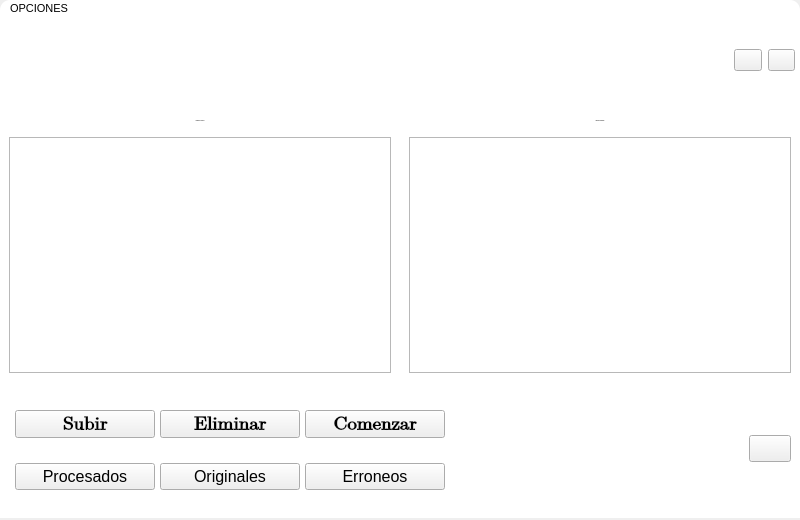
<?xml version="1.0" encoding="UTF-8"?>
<ui version="4.0">
 <class>Kenworth_KREI</class>
 <widget class="QMainWindow" name="Kenworth_KREI">
  <property name="geometry">
   <rect>
    <x>0</x>
    <y>0</y>
    <width>800</width>
    <height>520</height>
   </rect>
  </property>
  <property name="minimumSize">
   <size>
    <width>800</width>
    <height>520</height>
   </size>
  </property>
  <property name="maximumSize">
   <size>
    <width>800</width>
    <height>520</height>
   </size>
  </property>
  <property name="windowTitle">
   <string>KENWORTH KREI</string>
  </property>
  <property name="styleSheet">
   <string notr="true">#Kenworth_KREI{
min-width: 800px;
min-height:520px;
max-width: 800px;
max-height:520px;
}
#WPrincipal{
background-color: rgb(255, 255, 255);
}
[objectName^=&quot;btc_btc&quot;]{
background-color: transparent;
border-radius:none;
width:35px;
height:35px;
}
[objectName^=&quot;btc_btc&quot;]:hover{
background-color: rgb(64, 150, 216);
	color: rgb(0, 0, 0);
	border-radius:4px;
}
[objectName^=&quot;Tabla&quot;]{
	background-color: rgb(255, 255, 255);
	border: 1px solid;
}
[objectName^=&quot;txt&quot;]{
	font-family: Arial;
	color: rgb(0, 0, 0);
	font-size: 20px;
}
[objectName^=&quot;btn_btn&quot;]{
background-color: rgb(64, 150, 216);
	border-radius:4px;
	color: rgb(0, 0, 0);
	height:35px;
}
[objectName^=&quot;btn_btn&quot;]:hover{
background-color: rgb(69, 163, 235);
}
#menuBar{
background-color: rgb(255, 255, 255);
color: rgb(0, 0, 0);
border-top-left-radius: 10px;
border-top-right-radius: 10px;
}</string>
  </property>
  <widget class="QWidget" name="WPrincipal">
   <property name="minimumSize">
    <size>
     <width>800</width>
     <height>500</height>
    </size>
   </property>
   <property name="maximumSize">
    <size>
     <width>800</width>
     <height>500</height>
    </size>
   </property>
   <property name="styleSheet">
    <string notr="true"/>
   </property>
   <layout class="QVBoxLayout" name="verticalLayout_10">
    <property name="spacing">
     <number>0</number>
    </property>
    <property name="leftMargin">
     <number>0</number>
    </property>
    <property name="topMargin">
     <number>0</number>
    </property>
    <property name="rightMargin">
     <number>0</number>
    </property>
    <property name="bottomMargin">
     <number>0</number>
    </property>
    <item>
     <widget class="QWidget" name="WCabecera" native="true">
      <property name="minimumSize">
       <size>
        <width>0</width>
        <height>50</height>
       </size>
      </property>
      <property name="maximumSize">
       <size>
        <width>16777215</width>
        <height>50</height>
       </size>
      </property>
      <layout class="QHBoxLayout" name="horizontalLayout">
       <property name="spacing">
        <number>0</number>
       </property>
       <property name="leftMargin">
        <number>5</number>
       </property>
       <property name="topMargin">
        <number>0</number>
       </property>
       <property name="rightMargin">
        <number>0</number>
       </property>
       <property name="bottomMargin">
        <number>0</number>
       </property>
       <item>
        <widget class="QWidget" name="WLogo" native="true">
         <property name="minimumSize">
          <size>
           <width>200</width>
           <height>0</height>
          </size>
         </property>
         <property name="maximumSize">
          <size>
           <width>200</width>
           <height>16777215</height>
          </size>
         </property>
         <layout class="QVBoxLayout" name="verticalLayout_9">
          <property name="spacing">
           <number>0</number>
          </property>
          <property name="leftMargin">
           <number>0</number>
          </property>
          <property name="topMargin">
           <number>5</number>
          </property>
          <property name="rightMargin">
           <number>0</number>
          </property>
          <property name="bottomMargin">
           <number>5</number>
          </property>
          <item>
           <widget class="QLabel" name="lblLogoKWKREI">
            <property name="text">
             <string/>
            </property>
            <property name="pixmap">
             <pixmap>../Source/LOGOKREI.png</pixmap>
            </property>
            <property name="scaledContents">
             <bool>true</bool>
            </property>
           </widget>
          </item>
         </layout>
        </widget>
       </item>
       <item>
        <spacer name="horizontalSpacer">
         <property name="orientation">
          <enum>Qt::Horizontal</enum>
         </property>
         <property name="sizeHint" stdset="0">
          <size>
           <width>476</width>
           <height>20</height>
          </size>
         </property>
        </spacer>
       </item>
       <item>
        <widget class="QWidget" name="WBotonesSalida" native="true">
         <property name="minimumSize">
          <size>
           <width>75</width>
           <height>0</height>
          </size>
         </property>
         <property name="maximumSize">
          <size>
           <width>75</width>
           <height>16777215</height>
          </size>
         </property>
         <layout class="QHBoxLayout" name="horizontalLayout_10">
          <property name="rightMargin">
           <number>5</number>
          </property>
          <item>
           <widget class="QPushButton" name="btc_btc_Minimizar">
            <property name="cursor">
             <cursorShape>PointingHandCursor</cursorShape>
            </property>
            <property name="toolTip">
             <string>Minimizar</string>
            </property>
            <property name="text">
             <string/>
            </property>
            <property name="icon">
             <iconset>
              <normaloff>../Source/Icon_Minimize.png</normaloff>../Source/Icon_Minimize.png</iconset>
            </property>
            <property name="iconSize">
             <size>
              <width>30</width>
              <height>30</height>
             </size>
            </property>
           </widget>
          </item>
          <item>
           <widget class="QPushButton" name="btc_btc_Cerrar">
            <property name="cursor">
             <cursorShape>PointingHandCursor</cursorShape>
            </property>
            <property name="mouseTracking">
             <bool>true</bool>
            </property>
            <property name="toolTip">
             <string>Cerrar</string>
            </property>
            <property name="text">
             <string/>
            </property>
            <property name="icon">
             <iconset>
              <normaloff>../Source/Icon_Close.png</normaloff>../Source/Icon_Close.png</iconset>
            </property>
            <property name="iconSize">
             <size>
              <width>30</width>
              <height>30</height>
             </size>
            </property>
           </widget>
          </item>
         </layout>
        </widget>
       </item>
      </layout>
     </widget>
    </item>
    <item>
     <widget class="QWidget" name="WCuerpo" native="true">
      <property name="minimumSize">
       <size>
        <width>0</width>
        <height>280</height>
       </size>
      </property>
      <property name="maximumSize">
       <size>
        <width>16777215</width>
        <height>280</height>
       </size>
      </property>
      <layout class="QHBoxLayout" name="horizontalLayout_6">
       <property name="spacing">
        <number>0</number>
       </property>
       <property name="leftMargin">
        <number>0</number>
       </property>
       <property name="topMargin">
        <number>0</number>
       </property>
       <property name="rightMargin">
        <number>0</number>
       </property>
       <property name="bottomMargin">
        <number>0</number>
       </property>
       <item>
        <widget class="QWidget" name="WTablaIzquierda" native="true">
         <layout class="QVBoxLayout" name="verticalLayout_4">
          <item>
           <widget class="QLabel" name="txt_Cola">
            <property name="minimumSize">
             <size>
              <width>0</width>
              <height>20</height>
             </size>
            </property>
            <property name="maximumSize">
             <size>
              <width>16777215</width>
              <height>20</height>
             </size>
            </property>
            <property name="font">
             <font>
              <family>Arial</family>
              <pointsize>-1</pointsize>
             </font>
            </property>
            <property name="text">
             <string>Trabajos En Espera</string>
            </property>
            <property name="alignment">
             <set>Qt::AlignCenter</set>
            </property>
           </widget>
          </item>
          <item>
           <widget class="QTableWidget" name="Tabla_Cola"/>
          </item>
         </layout>
        </widget>
       </item>
       <item>
        <widget class="QWidget" name="WTablaDerecha" native="true">
         <layout class="QVBoxLayout" name="verticalLayout_5">
          <item>
           <widget class="QLabel" name="txt_Procesado">
            <property name="minimumSize">
             <size>
              <width>0</width>
              <height>20</height>
             </size>
            </property>
            <property name="maximumSize">
             <size>
              <width>16777215</width>
              <height>20</height>
             </size>
            </property>
            <property name="font">
             <font>
              <family>Arial</family>
              <pointsize>-1</pointsize>
             </font>
            </property>
            <property name="text">
             <string>Trabajos Realizados</string>
            </property>
            <property name="alignment">
             <set>Qt::AlignCenter</set>
            </property>
           </widget>
          </item>
          <item>
           <widget class="QTableWidget" name="Tabla_Procesado"/>
          </item>
         </layout>
        </widget>
       </item>
      </layout>
     </widget>
    </item>
    <item>
     <widget class="QWidget" name="WPie" native="true">
      <property name="minimumSize">
       <size>
        <width>0</width>
        <height>100</height>
       </size>
      </property>
      <property name="maximumSize">
       <size>
        <width>16777215</width>
        <height>100</height>
       </size>
      </property>
      <layout class="QHBoxLayout" name="horizontalLayout_7">
       <property name="spacing">
        <number>0</number>
       </property>
       <property name="leftMargin">
        <number>0</number>
       </property>
       <property name="topMargin">
        <number>0</number>
       </property>
       <property name="rightMargin">
        <number>0</number>
       </property>
       <property name="bottomMargin">
        <number>0</number>
       </property>
       <item>
        <widget class="QWidget" name="WBotones" native="true">
         <property name="minimumSize">
          <size>
           <width>450</width>
           <height>0</height>
          </size>
         </property>
         <layout class="QVBoxLayout" name="verticalLayout_6">
          <property name="spacing">
           <number>5</number>
          </property>
          <property name="leftMargin">
           <number>10</number>
          </property>
          <property name="topMargin">
           <number>0</number>
          </property>
          <property name="rightMargin">
           <number>0</number>
          </property>
          <property name="bottomMargin">
           <number>0</number>
          </property>
          <item>
           <widget class="QWidget" name="WBotonesTrabajo" native="true">
            <property name="minimumSize">
             <size>
              <width>0</width>
              <height>50</height>
             </size>
            </property>
            <property name="maximumSize">
             <size>
              <width>16777215</width>
              <height>50</height>
             </size>
            </property>
            <layout class="QHBoxLayout" name="horizontalLayout_8">
             <property name="spacing">
              <number>5</number>
             </property>
             <property name="leftMargin">
              <number>5</number>
             </property>
             <property name="topMargin">
              <number>5</number>
             </property>
             <property name="rightMargin">
              <number>5</number>
             </property>
             <property name="bottomMargin">
              <number>5</number>
             </property>
             <item>
              <widget class="QPushButton" name="btn_btn_Subir">
               <property name="font">
                <font>
                 <family>Cambria Math</family>
                 <pointsize>14</pointsize>
                 <weight>75</weight>
                 <bold>true</bold>
                </font>
               </property>
               <property name="cursor">
                <cursorShape>PointingHandCursor</cursorShape>
               </property>
               <property name="toolTip">
                <string>&lt;html&gt;&lt;head/&gt;&lt;body&gt;&lt;p&gt;Selecciona un archivo .xlsx&lt;/p&gt;&lt;/body&gt;&lt;/html&gt;</string>
               </property>
               <property name="styleSheet">
                <string notr="true"/>
               </property>
               <property name="text">
                <string>Subir</string>
               </property>
              </widget>
             </item>
             <item>
              <widget class="QPushButton" name="btn_btn_Eliminar">
               <property name="font">
                <font>
                 <family>Cambria Math</family>
                 <pointsize>14</pointsize>
                 <weight>75</weight>
                 <bold>true</bold>
                </font>
               </property>
               <property name="cursor">
                <cursorShape>PointingHandCursor</cursorShape>
               </property>
               <property name="toolTip">
                <string>&lt;html&gt;&lt;head/&gt;&lt;body&gt;&lt;p&gt;Elimina los archivos procesados&lt;/p&gt;&lt;/body&gt;&lt;/html&gt;</string>
               </property>
               <property name="styleSheet">
                <string notr="true"/>
               </property>
               <property name="text">
                <string>Eliminar</string>
               </property>
              </widget>
             </item>
             <item>
              <widget class="QPushButton" name="btn_btn_Comenzar">
               <property name="font">
                <font>
                 <family>Cambria Math</family>
                 <pointsize>14</pointsize>
                 <weight>75</weight>
                 <bold>true</bold>
                </font>
               </property>
               <property name="cursor">
                <cursorShape>PointingHandCursor</cursorShape>
               </property>
               <property name="toolTip">
                <string>&lt;html&gt;&lt;head/&gt;&lt;body&gt;&lt;p&gt;Comenzar el proceso&lt;/p&gt;&lt;/body&gt;&lt;/html&gt;</string>
               </property>
               <property name="styleSheet">
                <string notr="true"/>
               </property>
               <property name="text">
                <string>Comenzar</string>
               </property>
              </widget>
             </item>
            </layout>
           </widget>
          </item>
          <item>
           <widget class="QWidget" name="WBotonesRutas" native="true">
            <layout class="QHBoxLayout" name="horizontalLayout_9">
             <property name="spacing">
              <number>5</number>
             </property>
             <property name="leftMargin">
              <number>5</number>
             </property>
             <property name="topMargin">
              <number>5</number>
             </property>
             <property name="rightMargin">
              <number>5</number>
             </property>
             <property name="bottomMargin">
              <number>5</number>
             </property>
             <item>
              <widget class="QPushButton" name="btn_btn_Procesados">
               <property name="font">
                <font>
                 <pointsize>12</pointsize>
                 <weight>50</weight>
                 <bold>false</bold>
                </font>
               </property>
               <property name="cursor">
                <cursorShape>PointingHandCursor</cursorShape>
               </property>
               <property name="toolTip">
                <string>&lt;html&gt;&lt;head/&gt;&lt;body&gt;&lt;p&gt;Ruta de archivos procesados&lt;/p&gt;&lt;/body&gt;&lt;/html&gt;</string>
               </property>
               <property name="styleSheet">
                <string notr="true"/>
               </property>
               <property name="text">
                <string>Procesados</string>
               </property>
              </widget>
             </item>
             <item>
              <widget class="QPushButton" name="btn_btn_Originales">
               <property name="font">
                <font>
                 <pointsize>12</pointsize>
                </font>
               </property>
               <property name="cursor">
                <cursorShape>PointingHandCursor</cursorShape>
               </property>
               <property name="toolTip">
                <string>&lt;html&gt;&lt;head/&gt;&lt;body&gt;&lt;p&gt;Ruta de archivos originales&lt;/p&gt;&lt;/body&gt;&lt;/html&gt;</string>
               </property>
               <property name="styleSheet">
                <string notr="true"/>
               </property>
               <property name="text">
                <string>Originales</string>
               </property>
              </widget>
             </item>
             <item>
              <widget class="QPushButton" name="btn_btn_Errores">
               <property name="font">
                <font>
                 <pointsize>12</pointsize>
                </font>
               </property>
               <property name="cursor">
                <cursorShape>PointingHandCursor</cursorShape>
               </property>
               <property name="toolTip">
                <string>&lt;html&gt;&lt;head/&gt;&lt;body&gt;&lt;p&gt;Ruta de archivos erroneos&lt;/p&gt;&lt;/body&gt;&lt;/html&gt;</string>
               </property>
               <property name="styleSheet">
                <string notr="true"/>
               </property>
               <property name="text">
                <string>Erroneos</string>
               </property>
              </widget>
             </item>
            </layout>
           </widget>
          </item>
         </layout>
        </widget>
       </item>
       <item>
        <widget class="QWidget" name="WTextoProceso" native="true">
         <layout class="QVBoxLayout" name="verticalLayout_7">
          <property name="spacing">
           <number>5</number>
          </property>
          <property name="leftMargin">
           <number>0</number>
          </property>
          <property name="rightMargin">
           <number>0</number>
          </property>
          <item>
           <widget class="QLabel" name="lbl_TrabajandoCon">
            <property name="enabled">
             <bool>false</bool>
            </property>
            <property name="font">
             <font>
              <family>Arial</family>
              <pointsize>12</pointsize>
              <weight>75</weight>
              <bold>true</bold>
             </font>
            </property>
            <property name="text">
             <string/>
            </property>
            <property name="alignment">
             <set>Qt::AlignCenter</set>
            </property>
           </widget>
          </item>
          <item>
           <widget class="QLabel" name="lbl_NombreReporte">
            <property name="enabled">
             <bool>false</bool>
            </property>
            <property name="font">
             <font>
              <family>Arial</family>
              <pointsize>12</pointsize>
              <weight>75</weight>
              <bold>true</bold>
             </font>
            </property>
            <property name="text">
             <string/>
            </property>
            <property name="alignment">
             <set>Qt::AlignCenter</set>
            </property>
           </widget>
          </item>
         </layout>
        </widget>
       </item>
       <item>
        <widget class="QWidget" name="WBotonAyuda" native="true">
         <property name="minimumSize">
          <size>
           <width>60</width>
           <height>0</height>
          </size>
         </property>
         <property name="maximumSize">
          <size>
           <width>60</width>
           <height>60</height>
          </size>
         </property>
         <layout class="QVBoxLayout" name="verticalLayout_8">
          <item>
           <widget class="QPushButton" name="btn_btn_Ayuda">
            <property name="maximumSize">
             <size>
              <width>16777213</width>
              <height>16777215</height>
             </size>
            </property>
            <property name="font">
             <font>
              <family>Verdana</family>
              <pointsize>12</pointsize>
              <weight>75</weight>
              <bold>true</bold>
             </font>
            </property>
            <property name="cursor">
             <cursorShape>PointingHandCursor</cursorShape>
            </property>
            <property name="acceptDrops">
             <bool>false</bool>
            </property>
            <property name="toolTip">
             <string notr="true">&lt;html&gt;&lt;head/&gt;&lt;body&gt;&lt;p align=&quot;justify&quot;&gt;Ayuda&lt;/p&gt;&lt;/body&gt;&lt;/html&gt;</string>
            </property>
            <property name="toolTipDuration">
             <number>0</number>
            </property>
            <property name="statusTip">
             <string/>
            </property>
            <property name="whatsThis">
             <string/>
            </property>
            <property name="accessibleName">
             <string/>
            </property>
            <property name="accessibleDescription">
             <string/>
            </property>
            <property name="layoutDirection">
             <enum>Qt::LeftToRight</enum>
            </property>
            <property name="autoFillBackground">
             <bool>false</bool>
            </property>
            <property name="styleSheet">
             <string notr="true"/>
            </property>
            <property name="locale">
             <locale language="Spanish" country="Nicaragua"/>
            </property>
            <property name="text">
             <string/>
            </property>
            <property name="icon">
             <iconset>
              <normaloff>../Source/Icon_Help.png</normaloff>../Source/Icon_Help.png</iconset>
            </property>
            <property name="iconSize">
             <size>
              <width>32</width>
              <height>32</height>
             </size>
            </property>
           </widget>
          </item>
         </layout>
        </widget>
       </item>
      </layout>
     </widget>
    </item>
   </layout>
  </widget>
  <widget class="QMenuBar" name="menuBar">
   <property name="geometry">
    <rect>
     <x>0</x>
     <y>0</y>
     <width>800</width>
     <height>20</height>
    </rect>
   </property>
   <property name="font">
    <font>
     <family>Arial</family>
     <pointsize>8</pointsize>
    </font>
   </property>
   <widget class="QMenu" name="menuOPCIONES">
    <property name="font">
     <font>
      <family>Arial</family>
      <pointsize>8</pointsize>
     </font>
    </property>
    <property name="title">
     <string>OPCIONES</string>
    </property>
    <addaction name="actionFechaMovimiento"/>
   </widget>
   <addaction name="menuOPCIONES"/>
  </widget>
  <action name="actionFechaMovimiento">
   <property name="text">
    <string>FechaMovimiento</string>
   </property>
   <property name="font">
    <font>
     <family>Arial</family>
    </font>
   </property>
  </action>
 </widget>
 <resources/>
 <connections/>
</ui>
